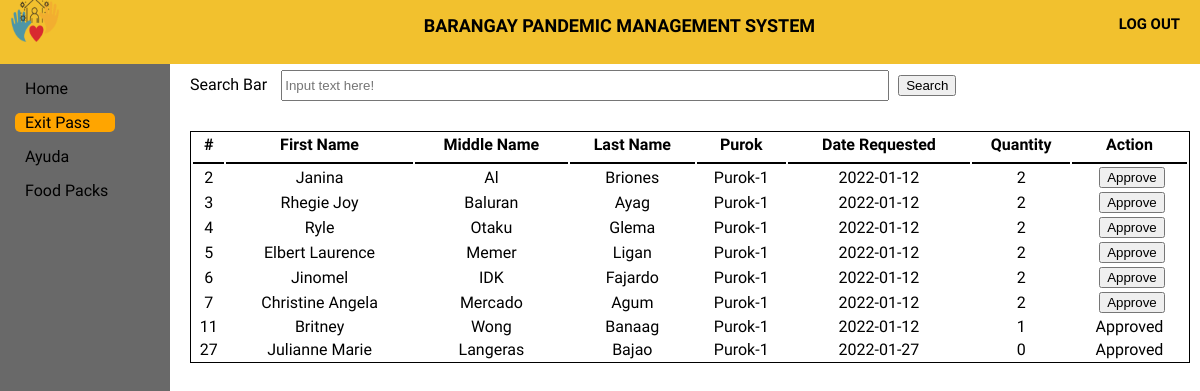
Page /ExitPass/exitpass.php (signed in) on the committed database.
### tables this page shows
CREATE TABLE `exitpass` (
  `epassID` int(11) NOT NULL,
  `userID` int(11) NOT NULL,
  `Fname2` varchar(50) NOT NULL,
  `Mname2` varchar(50) NOT NULL,
  `Lname2` varchar(50) NOT NULL,
  `purok2` varchar(50) NOT NULL,
  `barangay` varchar(50) NOT NULL,
  `date_requested` varchar(50) NOT NULL,
  `quantity` int(11) NOT NULL,
  `submit` int(11) NOT NULL
);

### ExitPass/exitpass.php (the view, shortened to what this page needs)
<!DOCTYPE html>
<html>
<html>
<head>
	<link rel="stylesheet" type="text/css" href="exitpass.css">
</head>
<body>
	<header>
		<div class="log_out">
			<a href="../Logout/logout.php" class="logout_btn"><h5>LOG OUT</h5></a>
		</div>
		<div class="title">
			<h5>BARANGAY PANDEMIC MANAGEMENT SYSTEM</h5>
		</div>
		<div class="logobox">
			<img src="logo1.png" class="logo">
		</div>
	</header>
	<div class="sidebar">
		<a href="../home page/home.php"><span>Home</span></a>
		<a href="../ExitPass/exitpass.php" id="main"><span>Exit Pass</span></a>
		<a href="../Ayuda/ayuda.php"><span>Ayuda</span></a>
		<a href="../Food pack/Food pack.php"><span>Food Packs</span></a>
	</div>
	<div class="content">
		<form action="eresult.php" method="get">
		<div class="Cheader">
			<label>Search Bar</label>
			<input type="text" name="search" id="searchbar" placeholder="Input text here!">
			<button type="submit" >Search</button>
		</div>
		</form>
		<table class="table1">
		  <tr>
		  	<th>#</th>
		    <th>First Name</th>
		    <th>Middle Name</th>
		    <th>Last Name</th>
		    <th>Purok</th>
		    <th>Date Requested</th>
		    <th>Quantity</th>
		    <th>Action</th>
		  </tr>
		  <tbody>
					<?php
						require '../Connection/db_conn.php';
						$query = $conn->query("SELECT *  FROM `exitpass`") or die(mysqli_error());
						while($fetch = $query->fetch_array()){
					?>
						<tr>
							<td><?php echo $fetch['epassID']?></td>
							<td><?php echo $fetch['Fname2']?></td>
							<td><?php echo $fetch['Mname2']?></td>
							<td><?php echo $fetch['Lname2']?></td>
							<td><?php echo $fetch['purok2']?></td>
							<td><?php echo $fetch['date_requested']?></td>
                            <td><?php echo $fetch['quantity']?></td>
                            <?php if($fetch['submit'] == 1 && $fetch['quantity'] !=0) { ?>
    						<td style="text-align: center;"></a><a onclick = "confirmationDelete(this); return false;" href = "delete-exitpass.php?epassID=<?php echo $fetch['epassID']?>&quantity=<?php echo $fetch['quantity'] ?>"><i></i><button> Approve</button></a></td>
                            <?php }else{ ?>
                                <td>Approved</td>
                            <?php } ?>
                        </tr>
 					 <?php
						}
					?>
					</tbody>
		</table>
	</div>
</body>
</html>

### ExitPass/exitpass.css (style rules this page uses)
body { margin: 0; padding: 0; font-family: alata; min-height: 100vh; width: 100%; background-color: white; }
header { position: fixed; padding: 0; margin: 0; width: 100%; height: 8%; background: #F2C12E; }
.title { height: 1px; }
.title h5 { margin: 15px; text-align: center; font-size: 18px; margin-left: 10%; }
.log_out { margin-top: -10px; padding: 0; margin-right: 20px; float: right; }
.logout_btn { text-decoration: none; color: black; font-size: 18px; }
.logobox { margin-left: 10px; margin-top: -20px; }
.logo { height: 50px; width: 50px; }
.sidebar { top: 8%; padding: 10px; margin: 0; position: fixed; height: 100%; width: 150px; background-color: dimgray; }
.sidebar a { display: block; margin: 5px; margin-bottom: 15px; padding-left: 10px; text-decoration: none; color: black; box-sizing: border-box; }
.sidebar #main { width: 100px; background-color: orange; border-radius: 5px; }
.content { width: 85%; height: 95%px; position: absolute; margin-top: 5%; margin-left: 15%; }
.Cheader { margin: 10px; margin-bottom: 10px; }
.content button { margin-left: 5px; }
#searchbar { width: 60%; height: 25px; margin-left: 10px; margin-bottom: 20px; }
.table1 { margin: 10px; width: 98%; border: 1px solid black; }
.table1 th, td { text-align: center; }
.table1 th { border-bottom: 2px solid black; border-width: 10%; padding-bottom: 8px; }

### rows in the picture
exitpass: epassID "2", Fname2 "Janina", Mname2 "Al", Lname2 "Briones", purok2 "Purok-1", date_requested "2022-01-12", quantity "2"
exitpass: epassID "3", Fname2 "Rhegie Joy", Mname2 "Baluran", Lname2 "Ayag", purok2 "Purok-1", date_requested "2022-01-12", quantity "2"
exitpass: epassID "4", Fname2 "Ryle", Mname2 "Otaku", Lname2 "Glema", purok2 "Purok-1", date_requested "2022-01-12", quantity "2"
exitpass: epassID "5", Fname2 "Elbert Laurence", Mname2 "Memer", Lname2 "Ligan", purok2 "Purok-1", date_requested "2022-01-12", quantity "2"
exitpass: epassID "6", Fname2 "Jinomel", Mname2 "IDK", Lname2 "Fajardo", purok2 "Purok-1", date_requested "2022-01-12", quantity "2"
exitpass: epassID "7", Fname2 "Christine Angela", Mname2 "Mercado", Lname2 "Agum", purok2 "Purok-1", date_requested "2022-01-12", quantity "2"
exitpass: epassID "11", Fname2 "Britney", Mname2 "Wong", Lname2 "Banaag", purok2 "Purok-1", date_requested "2022-01-12", quantity "1", submit "Approved"
exitpass: epassID "27", Fname2 "Julianne Marie", Mname2 "Langeras", Lname2 "Bajao", purok2 "Purok-1", date_requested "2022-01-27", quantity "0", submit "Approved"
